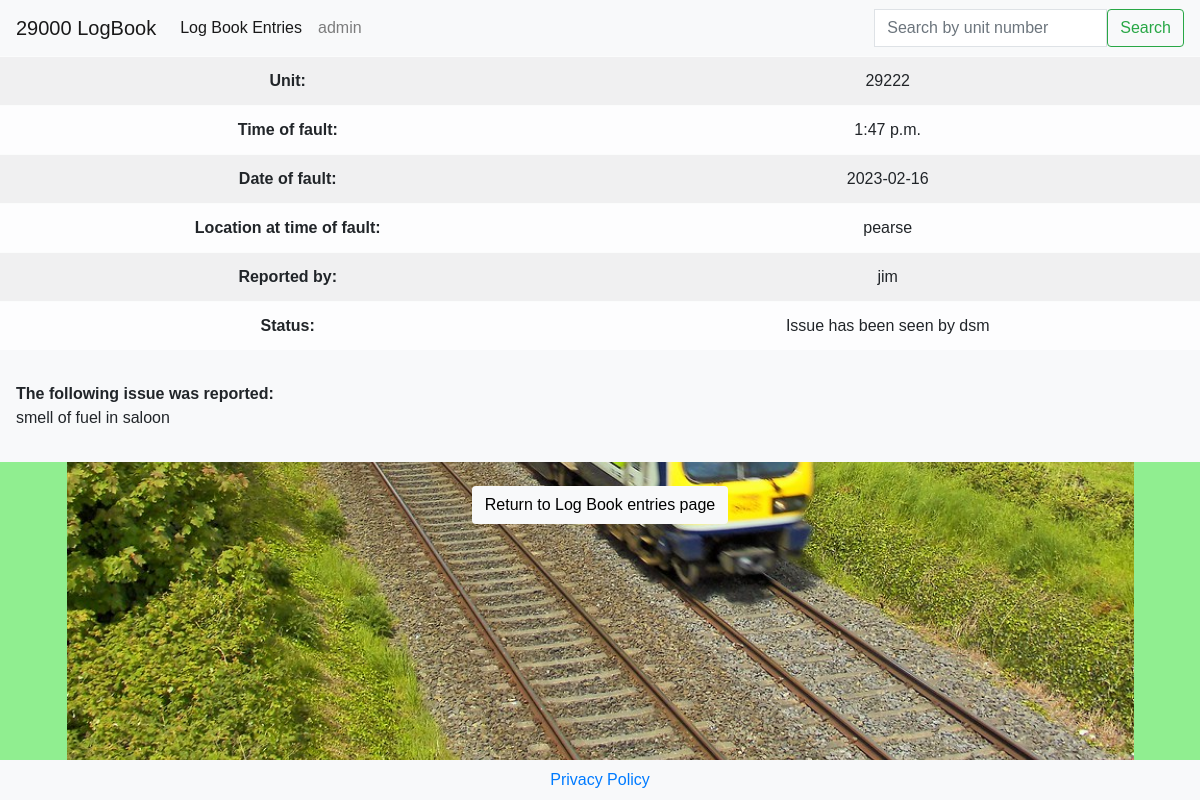
/report_detail.html/23/, run on an earlier commit of the app's database.
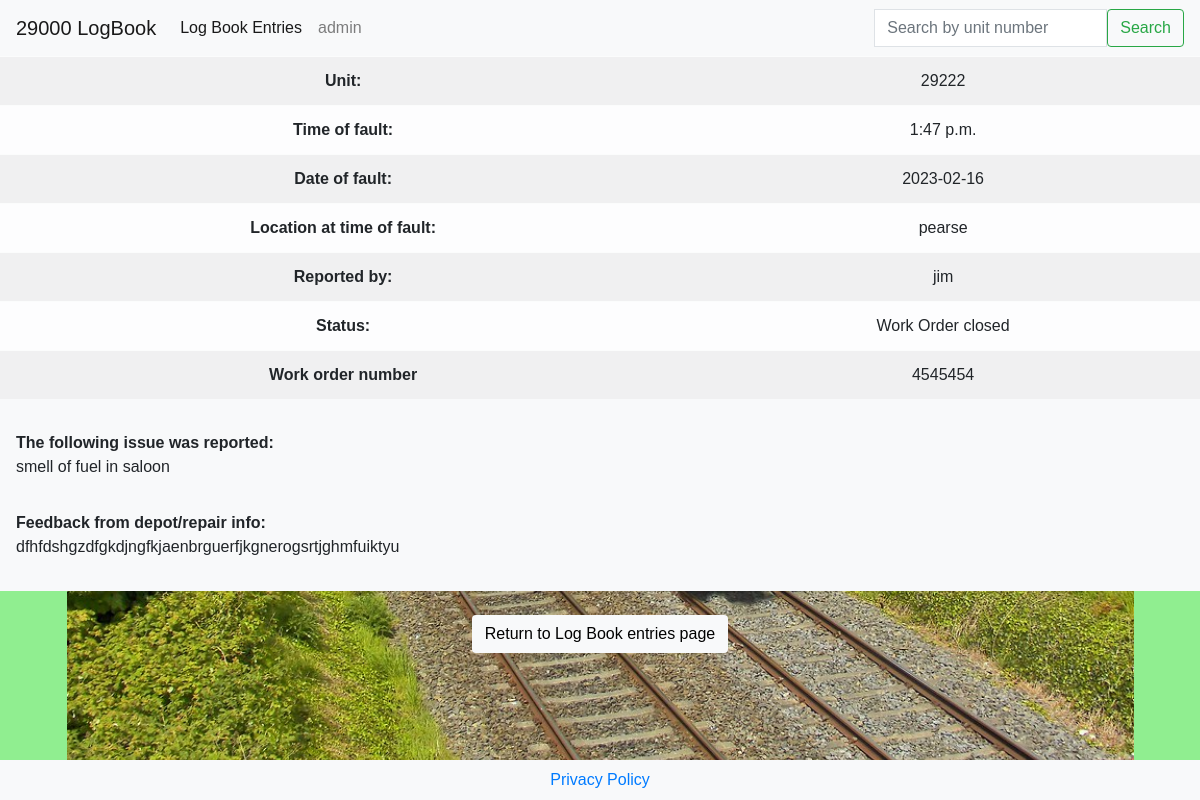
And on a later commit of the database.
### report/models.py (models this page shows, shortened)
class Logbook_report(models.Model):
    Grade = models.CharField(max_length=25, default='Driver')
    driver_name = models.CharField(max_length=50)
    driver_email = models.EmailField(blank=True)  # blank =  make optional
    unit = models.IntegerField(default=29)
    location_at_time_of_fault = models.TextField(max_length=60)
    time_of_fault = models.TimeField(null=True, blank=True)
    date_of_fault = models.TextField()
    details_of_defect = models.TextField()
    report_read = models.BooleanField(default=False)
    work_order_created = models.BooleanField(default=False)
    driver_responded_to = models.BooleanField(default=False)
    work_order_closed = models.BooleanField(default=False)
    work_order_number = models.IntegerField(null=True)
    Depot_feedback = models.TextField(max_length=300, default='Copy SAP longtext here')
    class Meta:
        ordering = ['date_of_fault']

### report/views.py (the view)
# urls.py: path('report_detail.html/<logbook_report_id>/', views.report_detail, name='report_detail'),
def report_detail(request, logbook_report_id):
    report = get_object_or_404(Logbook_report, pk=logbook_report_id)
    context = {
        'report': report,
    }
    return render(request, 'report_detail.html', context)

### report/templates/report_detail.html
{% extends "base.html" %}
{% load static %}
{% load crispy_forms_tags%}
{% block content %}
<div class="no-margin bg-light">
    <table class="text-align table table-striped table-light">
        <tbody>
            <tr>
                <th scope="row">Unit:</th>
                <td>{{ report.unit }}</td>
            </tr>
            <tr>
                <th scope="row">Time of fault:</th>
                <td>{{ report.time_of_fault }}</td>
            </tr>
            <tr>
                <th scope="row">Date of fault:</th>
                <td>{{ report.date_of_fault }}</td>
            </tr>
            <tr>
                <th scope="row">Location at time of fault:</th>
                <td>{{ report.location_at_time_of_fault }}</td>
            </tr>
            <tr>
                <th scope="row">Reported by:</th>
                <td>{{ report.driver_name }}</td>
            </tr>
            <tr>
                <th scope="row">Status:</th>
                <td>
                    {% if report.report_read and report.work_order_closed and report.work_order_created %}
                    Work Order closed
                    {% elif report.work_order_created %}
                    Work Order created
                    {% else %}
                    Issue has been seen by dsm
                    {% endif %}
                </td>
            </tr>
            {% if report.report_read and report.work_order_closed and report.work_order_created %}
            <tr>
                <th scope="row">Work order number</th>
                <td>{{ report.work_order_number }}</td>
            </tr>
            {% endif %}
        </tbody>
    </table>
</div>
<div class="bg-light p-2">
    <p class="p-2">
        <strong>The following issue was reported:</strong>
        <br>
        {{ report.details_of_defect }}
    </p>
    {% if report.report_read and report.work_order_closed and report.work_order_created %}
    <p class="p-2">
       <strong>Feedback from depot/repair info:</strong>
       <br>{{ report.Depot_feedback }}
    </p>
    {% endif %}
</div>
<div class="back-btn text-align">
    <a class="btn btn-signup bg-light" href="{% url 'reports_list' %}">Return to Log Book entries page</a>
</div>
{% endblock %}

What changed in the data, as far as the page shows it:
changed Logbook_report "pearse": work_order_closed False → True (drawn); work_order_number (not shown) → "4545454"; Depot_feedback (not shown) → "dfhfdshgzdfgkdjngfkjaenbrguerfjkgnerogsrtjghmfuiktyu"
Also different on the page:
text no longer shown: "Issue has been seen by dsm"
text now shown: "Work Order closed Work order number Feedback from depot/repair info:"
